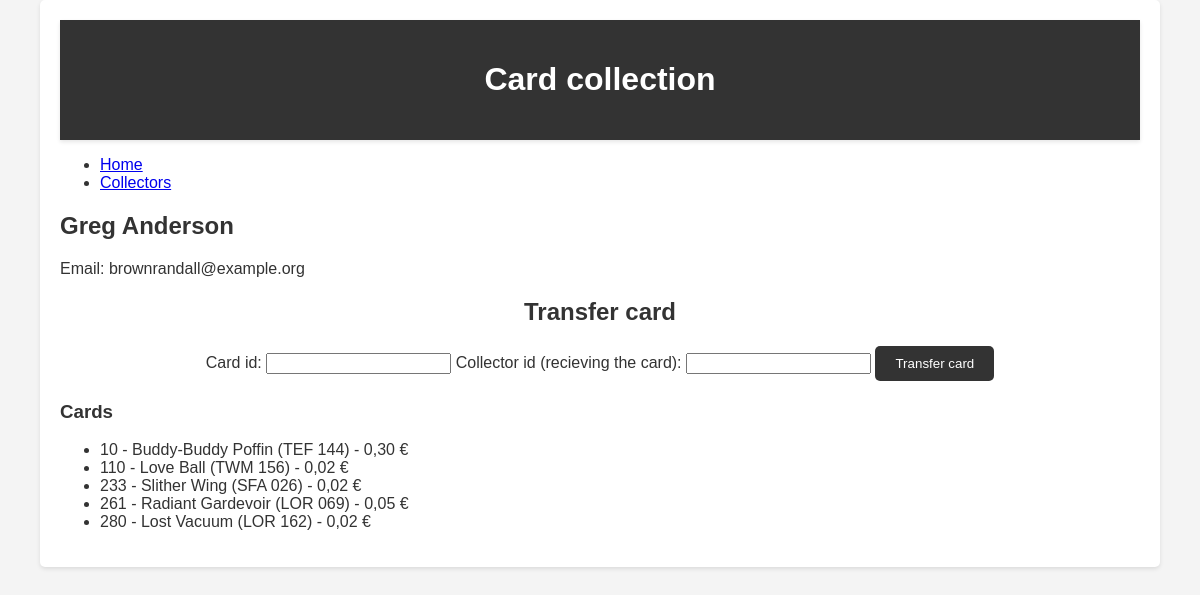
The page /collector/6 on the database its author committed.
### tables this page shows
CREATE TABLE ZBIRATELJ(
                id_zbiratelj INTEGER PRIMARY KEY,
                ime VARCHAR(255) NOT NULL,
                priimek VARCHAR(255) NOT NULL,
                eposta VARCHAR(255)
                );

CREATE TABLE KARTA(
                id_karta INTEGER PRIMARY KEY,
                ime VARCHAR(255) NOT NULL,
                zaloga INT NOT NULL,
                cena INT NOT NULL,
                slika VARCHAR(255) NOT NULL
                );

### app.py (the view)
@app.route('/collector/<int:id>')
def collector(id):
    conn = get_db_connection()
    collector = conn.execute('SELECT * FROM ZBIRATELJ WHERE id_zbiratelj = ?', (id,)).fetchone()
    cards = conn.execute('''
        SELECT KARTA.* FROM KARTA
        JOIN ZBIRATELJ_KARTA ON KARTA.id_karta = ZBIRATELJ_KARTA.id_karta
        WHERE ZBIRATELJ_KARTA.id_zbiratelj = ?
    ''', (id,)).fetchall()
    conn.close()
    return render_template('collector.html', collector=collector, cards=cards)

### app.py (called while the page is built)
def get_db_connection():
    conn = sqlite3.connect('cards.db')
    conn.row_factory = sqlite3.Row
    return conn

### templates/collector.html (shortened to what this page needs)
{% extends 'base.html' %}
{% block content %}
<h2>{{ collector['ime'] }} {{ collector['priimek'] }}</h2>
<p>Email: {{ collector['eposta'] }}</p>
<form action="/transfer_card" method="post" class="transfer-card-form">
    <h2>Transfer card</h2>
    <label for="card_id">Card id:</label>
    <input type="number" id="card_id" name="card_id" required>
    <label for="new_collector_id">Collector id (recieving the card):</label>
    <input type="number" id="new_collector_id" name="new_collector_id" required>
    <button type="submit">Transfer card</button>
</form>
<h3>Cards</h3>
<ul>
    {% for card in cards %}
    <li>
        {{ card['id_karta'] }} - {{ card['ime'] }} - {{ card['cena'] }}
    </li>
    {% endfor %}
</ul>
{% endblock %}

### static/style.css (style rules this page uses)
body { font-family: Arial, sans-serif; background-color: #f4f4f4; color: #333; margin: 0; padding: 0; }
form { margin: 20px 0; text-align: center; }
form button { padding: 10px 20px; background-color: #333; color: #fff; border: none; border-radius: 5px; cursor: pointer; transition: background-color 0.3s; }

### rows shown on the page
ZBIRATELJ: ime "Greg", priimek "Anderson", eposta "brownrandall@example.org"
KARTA: id_karta "10", ime "Buddy-Buddy Poffin (TEF 144)", cena "0,30 €"
KARTA: id_karta "110", ime "Love Ball (TWM 156)", cena "0,02 €"
KARTA: id_karta "233", ime "Slither Wing (SFA 026)", cena "0,02 €"
KARTA: id_karta "261", ime "Radiant Gardevoir (LOR 069)", cena "0,05 €"
KARTA: id_karta "280", ime "Lost Vacuum (LOR 162)", cena "0,02 €"
